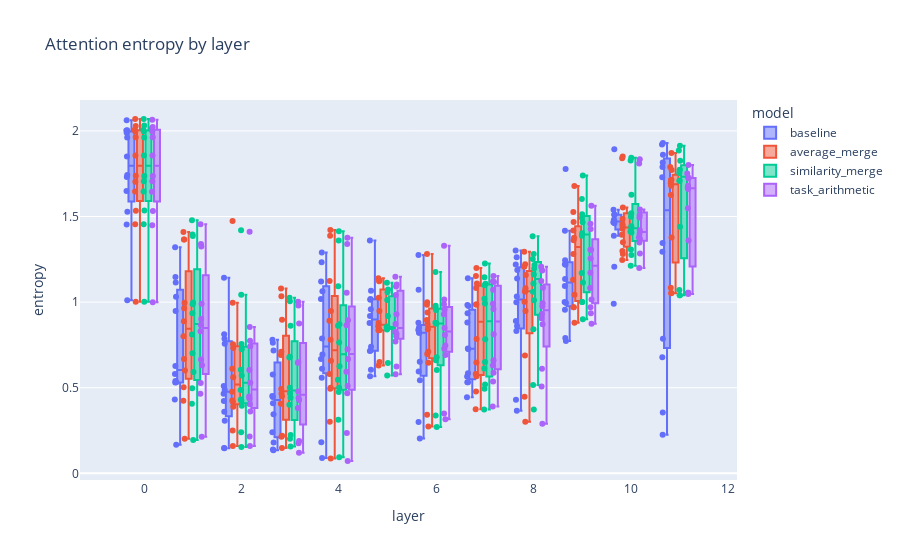
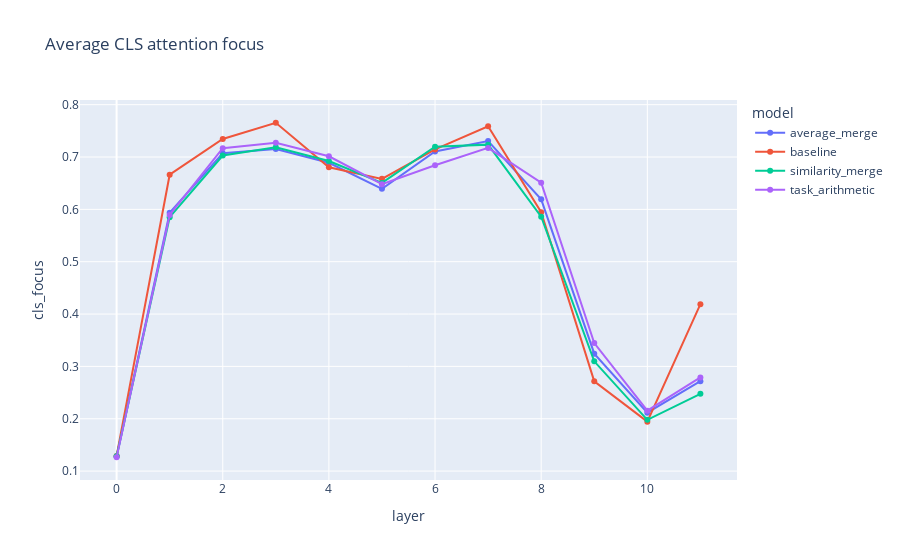

The code cell stored with these charts, in order, in its notebook:
### Code cell
if not attention_df.empty:
    fig = px.box(
        attention_df,
        x="layer",
        y="entropy",
        color="model",
        points="all",
        title="Attention entropy by layer",
    )
    fig.show()

    fig = px.line(
        attention_df.groupby(["model", "layer"]).mean(numeric_only=True).reset_index(),
        x="layer",
        y="cls_focus",
        color="model",
        markers=True,
        title="Average CLS attention focus",
    )
    fig.show()

### Figure 1 — Plotly figure (JSON) as saved in the notebook; plotly's stock layout.template omitted (floating-point values rounded to 4 significant figures; data arrays with more than 128 entries replaced by an {"elided": "..."} marker saying what was removed)
{"data": [{"alignmentgroup": "True", "boxpoints": "all", "hovertemplate": "model=baseline<br>layer=%{x}<br>entropy=%{y}<extra></extra>", "legendgroup": "baseline", "marker": {"color": "#636efa"}, "name": "baseline", "notched": false, "offsetgroup": "baseline", "orientation": "v", "showlegend": true, "type": "box", "x": {"elided": "144 int values"}, "x0": " ", "xaxis": "x", "y": {"elided": "144 float values"}, "y0": " ", "yaxis": "y"}, {"alignmentgroup": "True", "boxpoints": "all", "hovertemplate": "model=average_merge<br>layer=%{x}<br>entropy=%{y}<extra></extra>", "legendgroup": "average_merge", "marker": {"color": "#EF553B"}, "name": "average_merge", "notched": false, "offsetgroup": "average_merge", "orientation": "v", "showlegend": true, "type": "box", "x": {"elided": "144 int values"}, "x0": " ", "xaxis": "x", "y": {"elided": "144 float values"}, "y0": " ", "yaxis": "y"}, {"alignmentgroup": "True", "boxpoints": "all", "hovertemplate": "model=similarity_merge<br>layer=%{x}<br>entropy=%{y}<extra></extra>", "legendgroup": "similarity_merge", "marker": {"color": "#00cc96"}, "name": "similarity_merge", "notched": false, "offsetgroup": "similarity_merge", "orientation": "v", "showlegend": true, "type": "box", "x": {"elided": "144 int values"}, "x0": " ", "xaxis": "x", "y": {"elided": "144 float values"}, "y0": " ", "yaxis": "y"}, {"alignmentgroup": "True", "boxpoints": "all", "hovertemplate": "model=task_arithmetic<br>layer=%{x}<br>entropy=%{y}<extra></extra>", "legendgroup": "task_arithmetic", "marker": {"color": "#ab63fa"}, "name": "task_arithmetic", "notched": false, "offsetgroup": "task_arithmetic", "orientation": "v", "showlegend": true, "type": "box", "x": {"elided": "144 int values"}, "x0": " ", "xaxis": "x", "y": {"elided": "144 float values"}, "y0": " ", "yaxis": "y"}], "layout": {"boxmode": "group", "legend": {"title": {"text": "model"}, "tracegroupgap": 0}, "title": {"text": "Attention entropy by layer"}, "xaxis": {"anchor": "y", "domain": [0, 1], "title": {"text": "layer"}}, "yaxis": {"anchor": "x", "domain": [0, 1], "title": {"text": "entropy"}}}}

### Figure 2 — Plotly figure (JSON) as saved in the notebook; plotly's stock layout.template omitted (floating-point values rounded to 4 significant figures)
{"data": [{"hovertemplate": "model=average_merge<br>layer=%{x}<br>cls_focus=%{y}<extra></extra>", "legendgroup": "average_merge", "line": {"color": "#636efa", "dash": "solid"}, "marker": {"symbol": "circle"}, "mode": "lines+markers", "name": "average_merge", "orientation": "v", "showlegend": true, "type": "scatter", "x": [0, 1, 2, 3, 4, 5, 6, 7, 8, 9, 10, 11], "xaxis": "x", "y": [0.1277, 0.5934, 0.7073, 0.7154, 0.6891, 0.6393, 0.7105, 0.7306, 0.6192, 0.3243, 0.2116, 0.2718], "yaxis": "y"}, {"hovertemplate": "model=baseline<br>layer=%{x}<br>cls_focus=%{y}<extra></extra>", "legendgroup": "baseline", "line": {"color": "#EF553B", "dash": "solid"}, "marker": {"symbol": "circle"}, "mode": "lines+markers", "name": "baseline", "orientation": "v", "showlegend": true, "type": "scatter", "x": [0, 1, 2, 3, 4, 5, 6, 7, 8, 9, 10, 11], "xaxis": "x", "y": [0.129, 0.6662, 0.7344, 0.7655, 0.6805, 0.6583, 0.7145, 0.7586, 0.5945, 0.2715, 0.1945, 0.4188], "yaxis": "y"}, {"hovertemplate": "model=similarity_merge<br>layer=%{x}<br>cls_focus=%{y}<extra></extra>", "legendgroup": "similarity_merge", "line": {"color": "#00cc96", "dash": "solid"}, "marker": {"symbol": "circle"}, "mode": "lines+markers", "name": "similarity_merge", "orientation": "v", "showlegend": true, "type": "scatter", "x": [0, 1, 2, 3, 4, 5, 6, 7, 8, 9, 10, 11], "xaxis": "x", "y": [0.1284, 0.5851, 0.7029, 0.7185, 0.6924, 0.6505, 0.7196, 0.7237, 0.5859, 0.3097, 0.1979, 0.2476], "yaxis": "y"}, {"hovertemplate": "model=task_arithmetic<br>layer=%{x}<br>cls_focus=%{y}<extra></extra>", "legendgroup": "task_arithmetic", "line": {"color": "#ab63fa", "dash": "solid"}, "marker": {"symbol": "circle"}, "mode": "lines+markers", "name": "task_arithmetic", "orientation": "v", "showlegend": true, "type": "scatter", "x": [0, 1, 2, 3, 4, 5, 6, 7, 8, 9, 10, 11], "xaxis": "x", "y": [0.1264, 0.5893, 0.7169, 0.7274, 0.7014, 0.6481, 0.6843, 0.7174, 0.6509, 0.3446, 0.2154, 0.279], "yaxis": "y"}], "layout": {"legend": {"title": {"text": "model"}, "tracegroupgap": 0}, "title": {"text": "Average CLS attention focus"}, "xaxis": {"anchor": "y", "domain": [0, 1], "title": {"text": "layer"}}, "yaxis": {"anchor": "x", "domain": [0, 1], "title": {"text": "cls_focus"}}}}
